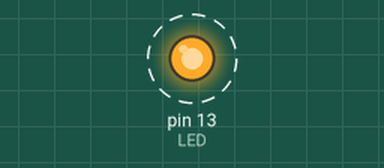
The sketch below on a simulated Arduino Uno, built with avr-gcc and run on an emulated ATmega328P. On the bench: output pins drawn as LEDs (lit = HIGH). Dashed ring = blinking. What the sketch prints to the serial monitor is not drawn.

Above: at 0.5 s.
Timing chart, 0 to 4.6 s (numbered marks = the images above):
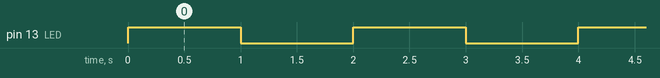

The sketch:

LED_BUILTIN_BLINK.ino
```cpp
#define LED 13
void setup()
{
  Serial.begin(9600);
  pinMode(LED, OUTPUT);
  pinMode(LED_BUILTIN, OUTPUT);
}

void loop()
{
  digitalWrite(LED, HIGH);
  digitalWrite(LED_BUILTIN, HIGH);
  Serial.println("on");
  delay(1000); // Wait for 1000 millisecond(s)
  digitalWrite(LED, LOW);
  digitalWrite(LED_BUILTIN, LOW);
  Serial.println("off");
  delay(1000); // Wait for 1000 millisecond(s)
}
```

Measured:
- by itself, pin 13 (LED): alternates HIGH for 1.0 s and LOW for 1.0 s
